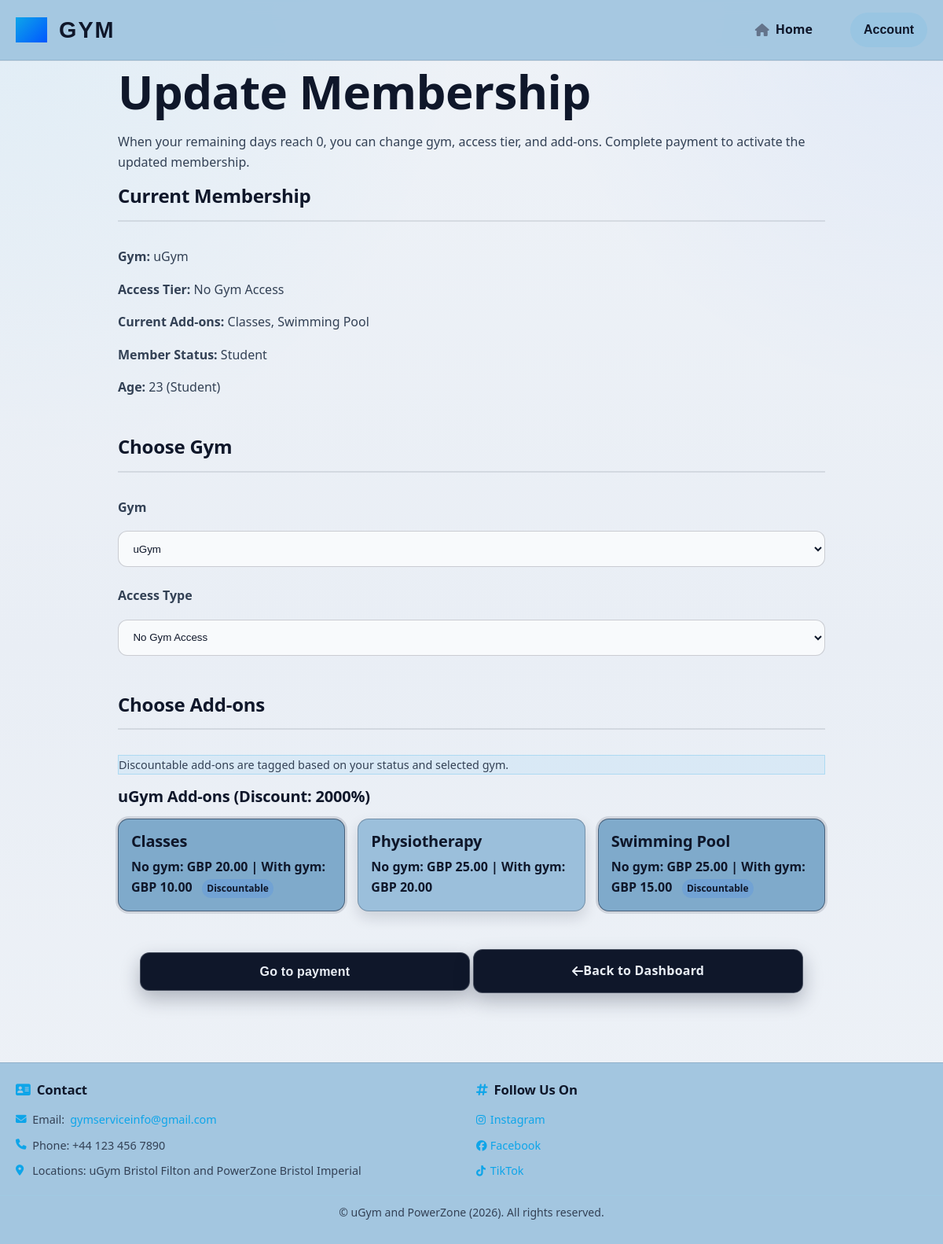
Page /manage-addons (signed in) on the committed database.
### models.py (models this page shows, shortened)
class MembershipPlan(db.Model):
    __tablename__ = 'membership_plans'
    id = db.Column(db.Integer, primary_key=True)
    gym_name = db.Column(db.String(32), nullable=False)
    plan_type = db.Column(db.String(128), nullable=False)
    price_no_gym = db.Column(db.Numeric(10, 2), nullable=True)
    price_with_gym = db.Column(db.Numeric(10, 2), nullable=True)
    __table_args__ = (
        db.UniqueConstraint('gym_name', 'plan_type', name='uq_gym_plan_type'),
        db.Index('idx_gym_plan', 'gym_name', 'plan_type')
    )

### app.py (the view, shortened to what this page needs)
@app.route('/manage-addons', methods=['GET', 'POST'])
def manage_addons():
    user_id = session.get('user_id')
    if not user_id:
        return redirect(url_for('login'))
    member = db.session.get(Member, user_id)
    if not member:
        session.clear()
        return redirect(url_for('login'))
    if sync_subscription_status(member):
        db.session.commit()
    subscription_data = get_member_subscription_data(member)
    if subscription_data['remaining_days'] > 0:
        flash('You can update your membership only when your remaining days reach 0.', 'error')
        return redirect(url_for('account'))
    current_gym_name = member.membership_plan.gym_name if member.membership_plan else 'uGym'
    current_gym_type = member.membership_plan.plan_type if member.membership_plan else 'none'
    current_addons = selected_addons_from_member(member)
    valid_gyms = ['uGym', 'Power Zone']
    valid_gym_types = ['none', 'Gym: Super-off peak', 'Gym: Off-peak', 'Gym: Anytime']
    addon_plan_types = ['Swimming Pool', 'Classes', 'Massage', 'Physiotherapy']
    status = determine_status_from_age(member.age, member.is_student)
    def get_gym_display_data(gym_name):
        addon_plans = MembershipPlan.query.filter(
            MembershipPlan.gym_name == gym_name,
            MembershipPlan.plan_type.in_(addon_plan_types)
        ).all()
        gym_plans = MembershipPlan.query.filter(
            MembershipPlan.gym_name == gym_name,
            MembershipPlan.plan_type.in_(valid_gym_types[1:])
        ).all()
        rule = DiscountRule.query.filter_by(gym_name=gym_name, status=status).first()
        discount_rate = rule.discount_rate * 100 if rule else 0
        discountable = DISCOUNTABLE_ADDONS
        return {
            'addon_plans': addon_plans,
            'gym_plans': gym_plans,
            'discount_rate': discount_rate,
            'discountable_addons': discountable
        }
    return render_template(
        'manage_addons.html',
        current_gym_name=current_gym_name,
        current_gym_type=current_gym_type,
        current_addons=current_addons,
        valid_gyms=valid_gyms,
        valid_gym_types=valid_gym_types,
        ugym=get_gym_display_data('uGym'),
        power_zone=get_gym_display_data('Power Zone'),
        status=status,
        member_age=member.age,
        is_student=bool(member.is_student)
    )

### app.py (called while the page is built)
def selected_addons_from_member(member):
    selected_addons = []
    if member.has_classes:
        selected_addons.append('Classes')
    if member.has_swimming_pool:
        selected_addons.append('Swimming Pool')
    if member.has_massage:
        selected_addons.append('Massage')
    if member.has_physiotherapy:
        selected_addons.append('Physiotherapy')
    return selected_addons

def sync_subscription_status(member):
    if (
        member.subscription_status == 'active'
        and member.subscription_ends_at
        and datetime.utcnow() >= member.subscription_ends_at
    ):
        member.subscription_status = 'inactive'
        member.next_billing_at = None
        return True
    return False

def determine_status_from_age(age, is_student=False):
    if age >= 66:
        return 'pensioner'
    if is_student:
        return 'student'
    if 16 <= age <= 25:
        return 'young'
    return 'regular'

### templates/manage_addons.html (shortened to what this page needs)
{% extends "base.html" %}
{% block content %}
<div class="calculator-container manage-memberships-page">
    <h1>Update Membership</h1>
    <p>When your remaining days reach 0, you can change gym, access tier, and add-ons. Complete payment to activate the updated membership.</p>
    <div class="form-section">
        <h3 class="form-section-title">Current Membership</h3>
        <p><strong>Gym:</strong> {{ current_gym_name }}</p>
        <p><strong>Access Tier:</strong> {{ current_gym_type if current_gym_type != 'none' else 'No Gym Access' }}</p>
        <p><strong>Current Add-ons:</strong> {{ current_addons|join(', ') if current_addons else 'None' }}</p>
        <p><strong>Member Status:</strong> {{ status|capitalize }}</p>
        <p><strong>Age:</strong> {{ member_age }} {% if is_student %}(Student){% endif %}</p>
    </div>
    <form method="POST" action="{{ url_for('manage_addons') }}" novalidate>
        <div class="form-section">
            <h3 class="form-section-title">Choose Gym</h3>
            <div class="form-group">
                <label class="form-label" for="gym_name">Gym</label>
                <select id="gym_name" name="gym_name" required>
                    {% for gym in valid_gyms %}
                    <option value="{{ gym }}" {% if gym == current_gym_name %}selected{% endif %}>{{ gym }}</option>
                    {% endfor %}
                </select>
            </div>
            <div class="form-group">
                <label class="form-label" for="gym_type">Access Type</label>
                <select id="gym_type" name="gym_type" required>
                    {% for gym_type in valid_gym_types %}
                    <option value="{{ gym_type }}" {% if gym_type == current_gym_type %}selected{% endif %}>
                        {{ gym_type if gym_type != 'none' else 'No Gym Access' }}
                    </option>
                    {% endfor %}
                </select>
            </div>
        </div>
        <div class="form-section">
            <h3 class="form-section-title">Choose Add-ons</h3>
            <p class="step-note">Discountable add-ons are tagged based on your status and selected gym.</p>
            <div id="ugym-addons" class="addon-group">
                <h4>
                    uGym Add-ons
                    {% if ugym.discount_rate|float > 0 %}
                    (Discount: {{ '%.0f'|format(ugym.discount_rate|float * 100) }}%)
                    {% endif %}
                </h4>
                <div class="checkbox-grid">
                    {% for addon in ugym.addon_plans %}
                    <label class="addon-option">
                        <div class="addon-option-content">
                            <h4>{{ addon.plan_type }}</h4>
                            <p class="addon-price">
                                No gym: GBP {{ '%.2f'|format(addon.price_no_gym) }} | With gym: GBP {{ '%.2f'|format(addon.price_with_gym) }}
                                {% if addon.plan_type in ugym.discountable_addons %}
                                <span class="discount-label">Discountable</span>
                                {% endif %}
                            </p>
                        </div>
                    </label>
                    {% endfor %}
                </div>
            </div>
        </div>
        <div class="form-actions">
            <button type="submit" class="btn-submit">Go to payment</button>
                <a href="{{ url_for('account') }}" class="btn-submit" style="background: rgba(59, 130, 246, 0.18); color: #F1F5F9; border: 1px solid rgba(59, 130, 246, 0.35); text-decoration: none; display: inline-flex; align-items: center; justify-content: center;">
                <i class="fas fa-arrow-left"></i> Back to Dashboard
            </a>
        </div>
    </form>
</div>
{% endblock %}

### templates/base.html (shortened to what this page needs)
<!DOCTYPE html>
<html lang="en">
<head>
    <link rel="stylesheet" href="{{ url_for('static', filename='styles.css') }}">
    <link rel="stylesheet" href="https://cdnjs.cloudflare.com/ajax/libs/font-awesome/6.5.2/css/all.min.css"
>
</head>
<body>
    <nav class="navbar" id="navbar">
        <div class="container nav-container">
            <div class="logo">
                <i class="fas fa-dumbbell"></i>
                <span class="logo-text">
                    <span class="logo-main">GYM</span>
                </span>
            </div>
            <ul class="nav-menu" id="navMenu">
                <li><a href="{{ url_for('home') }}" class="nav-link {% if request.endpoint == 'home' %}active{% endif %}">
                    <i class="fas fa-home"></i> Home
                </a></li>
                {% if session.get('user_id') %}
                <li class="nav-dropdown">
                    <button type="button" class="nav-link nav-dropdown-toggle" id="accountToggle">
                        <span class="nav-dropdown-label">Account</span>
                    </button>
                </li>
                {% else %}
                <li><a href="{{ url_for('login') }}" class="nav-link {% if request.endpoint == 'login' %}active{% endif %}">
                    <i class="fas fa-user"></i> Login
                </a></li>
                {% endif %}
            </ul>
        </div>
    </nav>
    <main class="main-content">
        {% block content %}{% endblock %}
    </main>
    <footer class="Gymfooter">
        <div class="container footergroup">
            <div class="footerBox">
                <h3><i class="fas fa-address-card"></i> Contact</h3>
                <p><i class="fas fa-envelope"></i> Email: <a href="mailto:gymserviceinfo@gmail.com">gymserviceinfo@gmail.com</a></p>
                <p><i class="fas fa-phone"></i> Phone: +44 123 456 7890</p>
                <p><i class="fas fa-location-dot"></i> Locations: uGym Bristol Filton and PowerZone Bristol Imperial</p>
            </div>
            <div class="footerBox">
                <h3><i class="fas fa-hashtag"></i> Follow Us On</h3>
                <p><a href="#"><i class="fab fa-instagram"></i> Instagram</a></p>
                <p><a href="#"><i class="fab fa-facebook"></i> Facebook</a></p>
                <p><a href="#"><i class="fab fa-tiktok"></i> TikTok</a></p>
            </div>
        </div>
        <div class="footercopyright">
            <p>&copy; uGym and PowerZone (2026). All rights reserved.</p>
        </div>
    </footer>
</body>
</html>

### templates/manage_addons.html (style rules this page uses)
.checkbox-grid { display: grid; grid-template-columns: repeat(auto-fit, minmax(280px, 1fr)); gap: 1rem; margin-top: 1rem; }
.addon-group { margin-bottom: 1.25rem; }
.addon-option { position: relative; cursor: pointer; }
.addon-option-content { border: 1px solid rgba(59, 130, 246, 0.25); border-radius: 14px; background: rgba(241, 245, 249, 0.03); padding: 1rem; transition: all 0.2s ease; }
.addon-option input[type="checkbox"]:checked + .addon-option-content { border-color: var(--accent); background: rgba(59, 130, 246, 0.1); box-shadow: 0 0 0 3px rgba(59, 130, 246, 0.2); }
.addon-option-content h4 { margin: 0 0 0.5rem; color: var(--text-primary); }
.addon-price { margin: 0; color: var(--text-soft); font-weight: 600; }
.discount-label { display: inline-block; margin-left: 0.5rem; padding: 0.15rem 0.4rem; border-radius: 999px; background: rgba(59, 130, 246, 0.2); color: #3B82F6; font-size: 0.75rem; font-weight: 700; }
.step-note { color: var(--text-soft); font-size: 0.9rem; }
select { width: 100%; min-height: 46px; border: 2px solid rgba(59, 130, 246, 0.28); background: #1F2937; color: var(--text-primary); border-radius: 12px; padding: 0.72rem 0.9rem; }

### rows in the picture
MembershipPlan: plan_type "Classes", price_no_gym "20.00", price_with_gym "10.00", shows "Discountable"
MembershipPlan: plan_type "Physiotherapy", price_no_gym "25.00", price_with_gym "20.00"
MembershipPlan: plan_type "Swimming Pool", price_no_gym "25.00", price_with_gym "15.00", shows "Discountable"

### other values in the picture
{{ current_gym_name }} "uGym"
{{ current_gym_type if current_gym_type != 'none' else 'No Gym Access' }} "No Gym Access"
{{ current_addons|join(', ') if current_addons else 'None' }} "Classes, Swimming Pool"
{{ status|capitalize }} "Student"
{{ member_age }} "23"
{{ '%.0f'|format(ugym.discount_rate|float * 100) }} "2000"
form field gym_name "uGym"
form field gym_type "No Gym Access"
